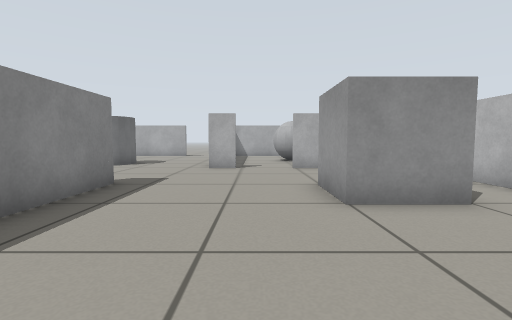
View 1 (above)

17 first-person views from a walk through a world built for the Gazebo simulator. The camera is 0.51 m above the floor, tilts 4° down and sees 85° across. The floor is counted in squares, 0.5 m on a side. Each view is taken from the middle of a square. On the plan, view 1 faces up. The plan holds only what a view shows up to about 11 squares ahead; the rest is blank. The robots in the file are not drawn.

View 2
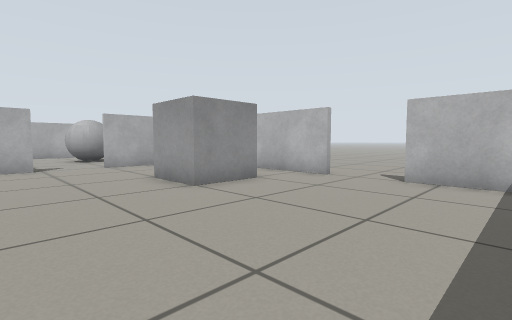

View 3
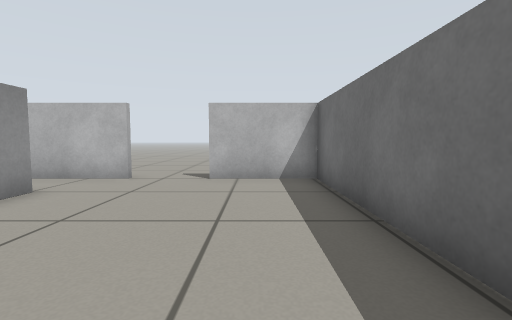

View 4
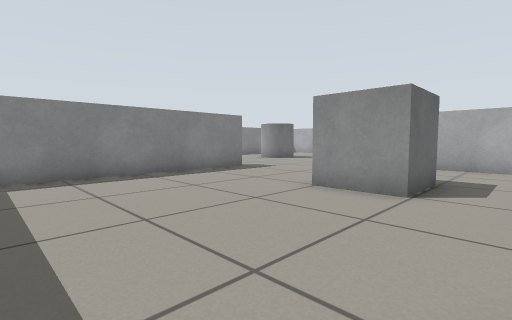

View 5
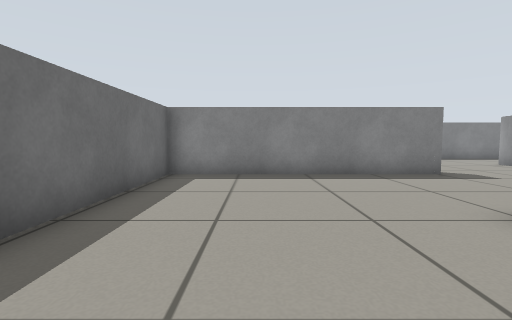

View 6
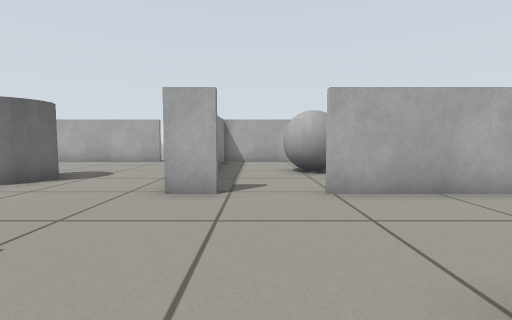

View 7
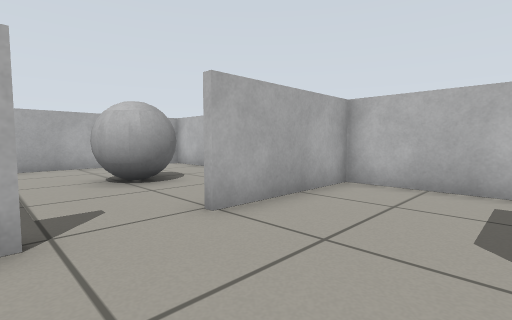

View 8
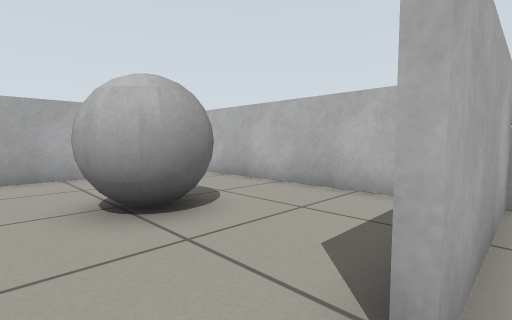

View 9
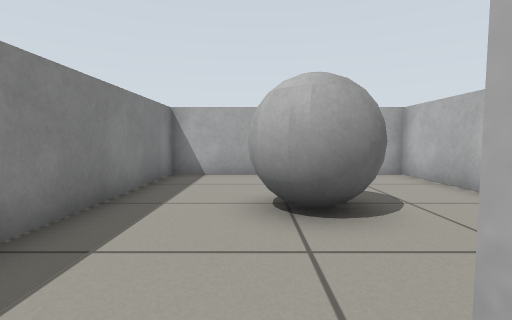

View 10
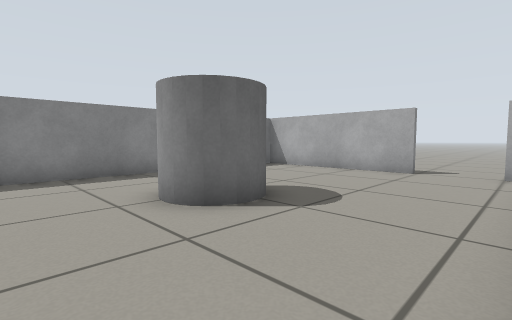

View 11
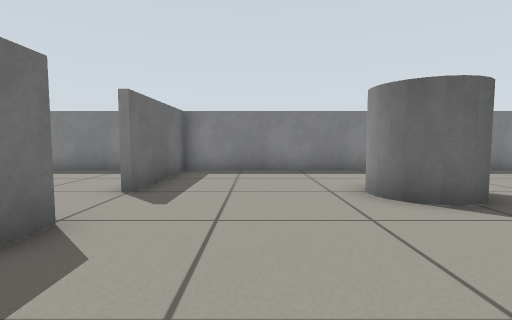

View 12
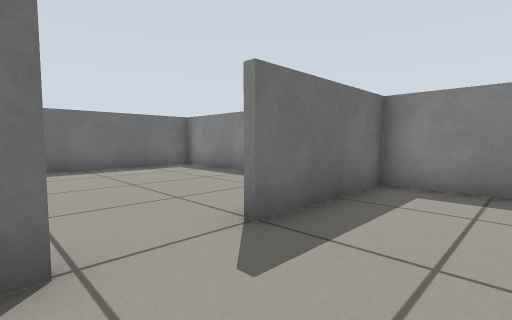

View 13
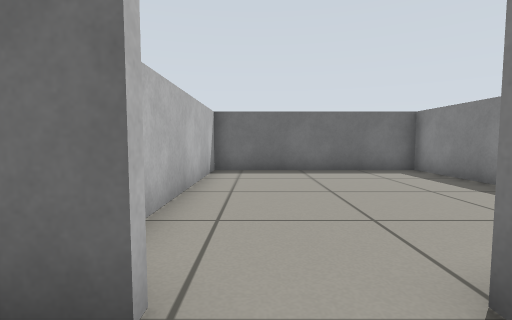

View 14
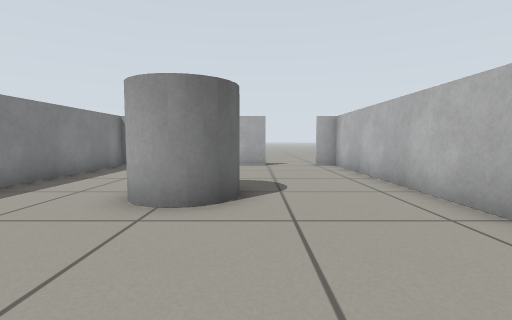

View 15
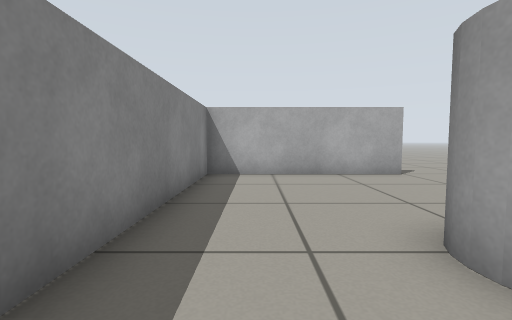

View 16
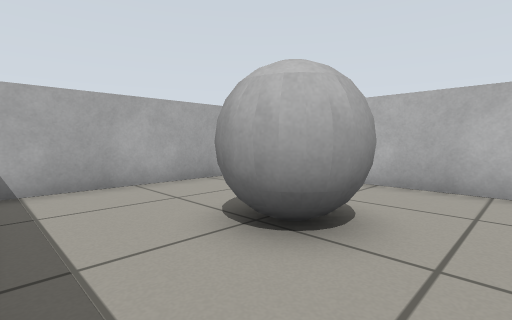

View 17
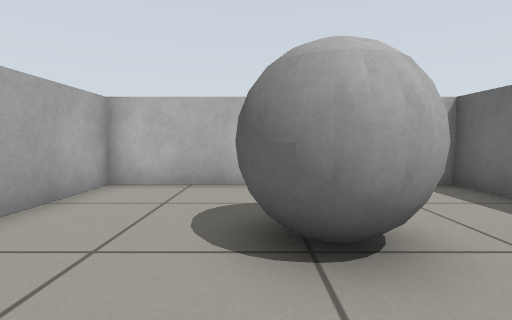

### Floor plan
Points are (right, up) in squares from view 1. A wall is a line through its corners. A room is listed if a view was taken in it or the views show most of it. See-through windows are left out.
Room 1 (views 1, 2, 3, 4, 5, 6, 7, 10, 11)
walls: (5.4, 3.4) (5.4, 9.9); (-3.4, 6.6) (-3.4, -1.6) (5.4, -1.6) (5.4, 1.3); (-0.6, 10.3) (-1.7, 10.3); (5.5, 10.3) (1.2, 10.3)
ways out: opening at (0.5, 10) to room 2; opening at (-3, 8.5) to room 3; opening at (6, 2.5)
objects: grey box (2, 5) to (3, 6)
Room 2 (views 8, 9, 16, 17)
walls: (3.9, 10.5) (5.5, 10.5); (5.4, 9.9) (5.4, 18.4) (-1.5, 18.4) (-1.5, 12.6)
ways out: opening at (0.5, 10) to room 1
objects: grey ball (1, 13) to (3, 15)
Room 3 (views 12, 13, 14, 15)
walls: (-1.7, 10.3) (-1.7, 18.1); (-4.5, 18.4) (-10.5, 18.4) (-10.5, 6.6) (-6.4, 6.6); (-4.4, 6.6) (-3.4, 6.6)
ways out: opening at (-3, 8.5) to room 1; opening at (-5.5, 7) to room 4; opening at (-3.5, 19)
objects: grey cylinder (-7, 11) to (-6, 13)
Room 4 (no view inside)
walls: (-10.5, 4.5) (-10.5, -1.6) (-3.6, -1.6) (-3.6, 4.5)
ways out: opening at (-5.5, 7) to room 3

Positions as (right, up) in squares from view 1, and headings:
1: (0, 0), facing up
2: (-2, -1), facing up-right
3: (-2, 0), facing right
4: (5, -1), facing up-left
5: (5, 1), facing left
6: (0, 5), facing up
7: (-1, 7), facing up-right
8: (0, 10), facing up-right
9: (1, 10), facing up
10: (-2, 9), facing up-left
11: (-1, 9), facing left
12: (-4, 9), facing down-left
13: (-5, 8), facing down
14: (-5, 7), facing up
15: (-9, 10), facing up
16: (-1, 12), facing up-right
17: (-1, 15), facing right
